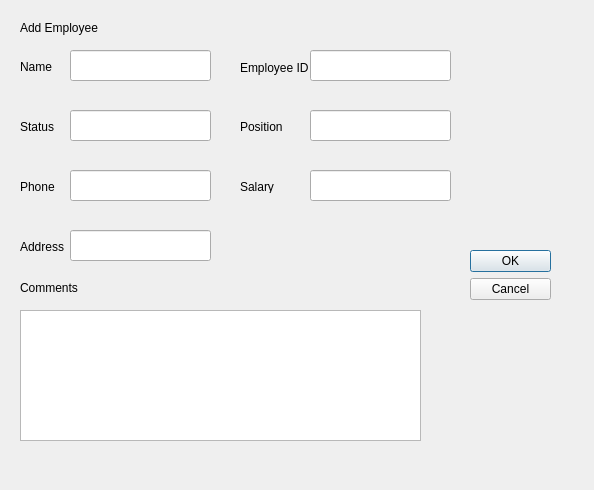
<?xml version="1.0" encoding="UTF-8"?>
<ui version="4.0">
 <class>merge_conflict</class>
 <widget class="QDialog" name="merge_conflict">
  <property name="geometry">
   <rect>
    <x>0</x>
    <y>0</y>
    <width>594</width>
    <height>490</height>
   </rect>
  </property>
  <property name="windowTitle">
   <string>Dialog</string>
  </property>
  <widget class="QDialogButtonBox" name="buttonBox">
   <property name="geometry">
    <rect>
     <x>470</x>
     <y>250</y>
     <width>81</width>
     <height>51</height>
    </rect>
   </property>
   <property name="orientation">
    <enum>Qt::Vertical</enum>
   </property>
   <property name="standardButtons">
    <set>QDialogButtonBox::Cancel|QDialogButtonBox::Ok</set>
   </property>
  </widget>
  <widget class="QLabel" name="status_lbl">
   <property name="geometry">
    <rect>
     <x>20</x>
     <y>120</y>
     <width>47</width>
     <height>13</height>
    </rect>
   </property>
   <property name="text">
    <string>Status</string>
   </property>
  </widget>
  <widget class="QLabel" name="position_lbl">
   <property name="geometry">
    <rect>
     <x>240</x>
     <y>120</y>
     <width>47</width>
     <height>13</height>
    </rect>
   </property>
   <property name="text">
    <string>Position</string>
   </property>
  </widget>
  <widget class="QLineEdit" name="name_edit">
   <property name="geometry">
    <rect>
     <x>70</x>
     <y>50</y>
     <width>141</width>
     <height>31</height>
    </rect>
   </property>
  </widget>
  <widget class="QTextEdit" name="comments_edit">
   <property name="geometry">
    <rect>
     <x>20</x>
     <y>310</y>
     <width>401</width>
     <height>131</height>
    </rect>
   </property>
  </widget>
  <widget class="QLabel" name="name_lbl">
   <property name="geometry">
    <rect>
     <x>20</x>
     <y>60</y>
     <width>47</width>
     <height>13</height>
    </rect>
   </property>
   <property name="text">
    <string>Name</string>
   </property>
  </widget>
  <widget class="QLabel" name="salary_lbl">
   <property name="geometry">
    <rect>
     <x>240</x>
     <y>180</y>
     <width>47</width>
     <height>13</height>
    </rect>
   </property>
   <property name="text">
    <string>Salary</string>
   </property>
  </widget>
  <widget class="QLabel" name="comments_lbl">
   <property name="geometry">
    <rect>
     <x>20</x>
     <y>280</y>
     <width>61</width>
     <height>16</height>
    </rect>
   </property>
   <property name="text">
    <string>Comments</string>
   </property>
  </widget>
  <widget class="QLabel" name="label">
   <property name="geometry">
    <rect>
     <x>20</x>
     <y>20</y>
     <width>111</width>
     <height>16</height>
    </rect>
   </property>
   <property name="text">
    <string>Add Employee</string>
   </property>
  </widget>
  <widget class="QLineEdit" name="position_edit">
   <property name="geometry">
    <rect>
     <x>310</x>
     <y>110</y>
     <width>141</width>
     <height>31</height>
    </rect>
   </property>
  </widget>
  <widget class="QLineEdit" name="salary_edit">
   <property name="geometry">
    <rect>
     <x>310</x>
     <y>170</y>
     <width>141</width>
     <height>31</height>
    </rect>
   </property>
  </widget>
  <widget class="QLineEdit" name="status_edit">
   <property name="geometry">
    <rect>
     <x>70</x>
     <y>110</y>
     <width>141</width>
     <height>31</height>
    </rect>
   </property>
  </widget>
  <widget class="QLineEdit" name="phone_edit">
   <property name="geometry">
    <rect>
     <x>70</x>
     <y>170</y>
     <width>141</width>
     <height>31</height>
    </rect>
   </property>
  </widget>
  <widget class="QLabel" name="phone_lbl">
   <property name="geometry">
    <rect>
     <x>20</x>
     <y>180</y>
     <width>47</width>
     <height>13</height>
    </rect>
   </property>
   <property name="text">
    <string>Phone</string>
   </property>
  </widget>
  <widget class="QLabel" name="address_lbl">
   <property name="geometry">
    <rect>
     <x>20</x>
     <y>240</y>
     <width>47</width>
     <height>13</height>
    </rect>
   </property>
   <property name="text">
    <string>Address</string>
   </property>
  </widget>
  <widget class="QLineEdit" name="address_edit">
   <property name="geometry">
    <rect>
     <x>70</x>
     <y>230</y>
     <width>141</width>
     <height>31</height>
    </rect>
   </property>
  </widget>
  <widget class="QLineEdit" name="employee_id_edit">
   <property name="geometry">
    <rect>
     <x>310</x>
     <y>50</y>
     <width>141</width>
     <height>31</height>
    </rect>
   </property>
  </widget>
  <widget class="QLabel" name="employee_id_lbl">
   <property name="geometry">
    <rect>
     <x>240</x>
     <y>60</y>
     <width>71</width>
     <height>16</height>
    </rect>
   </property>
   <property name="text">
    <string>Employee ID</string>
   </property>
  </widget>
 </widget>
 <resources/>
 <connections/>
</ui>
